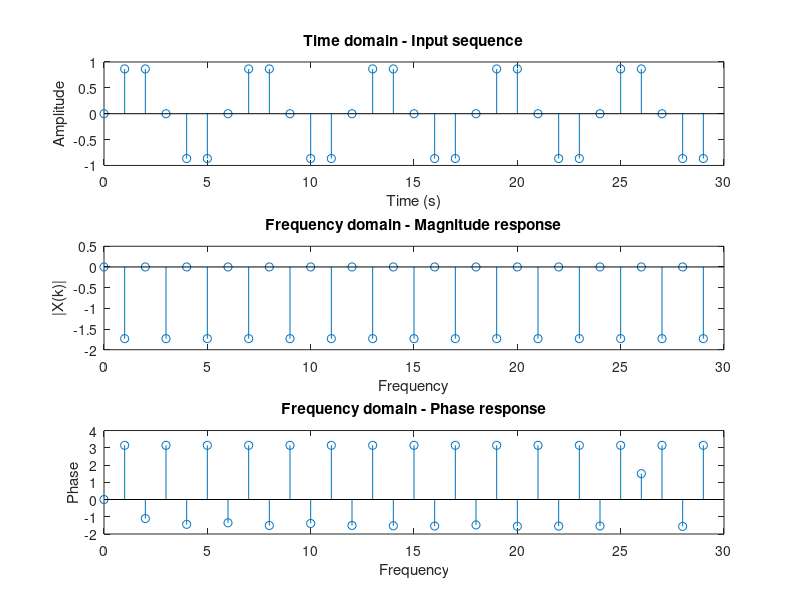
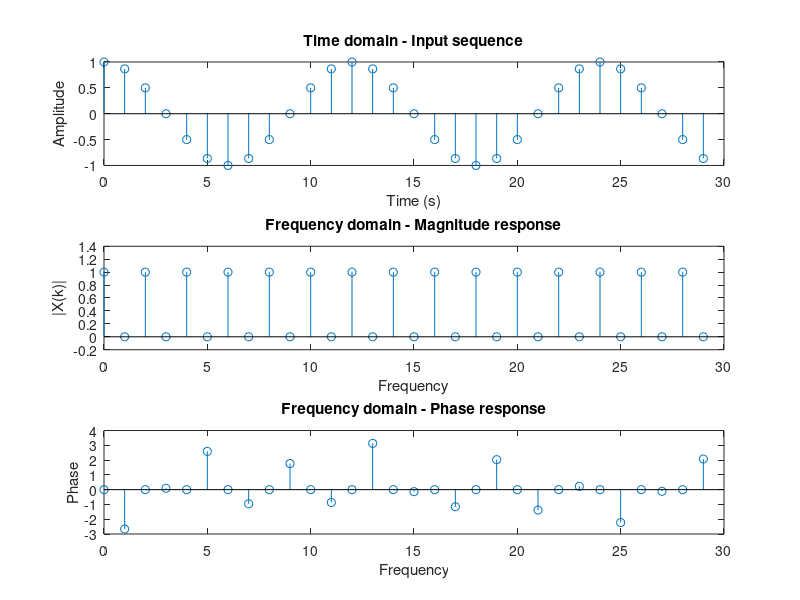
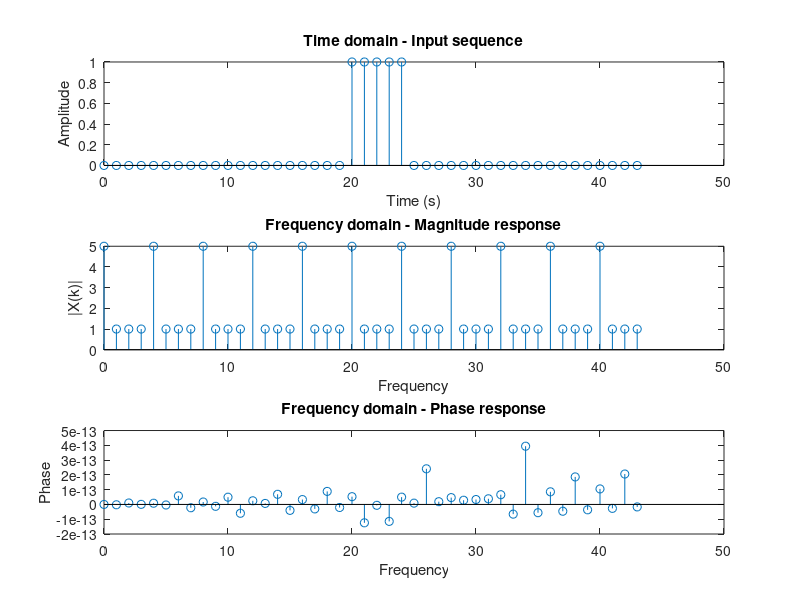
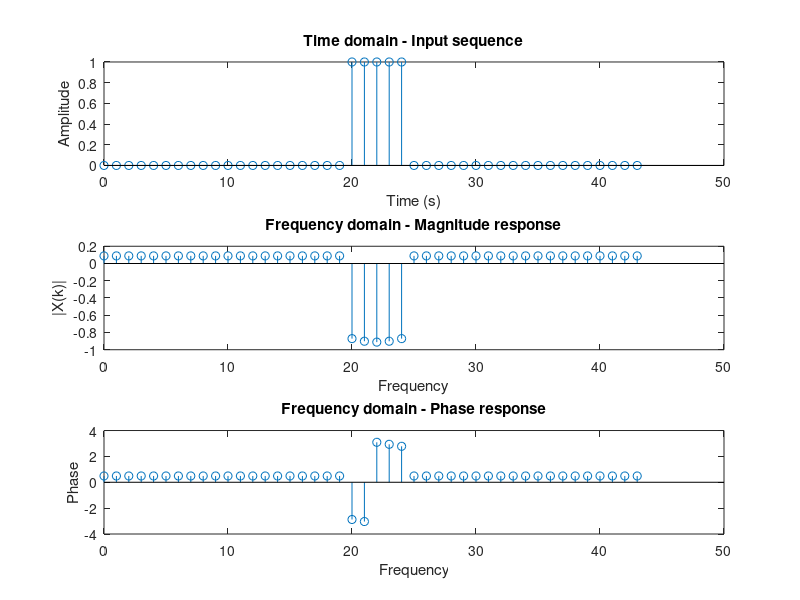

These figures' MATLAB source, in order: (Note: this script raises an error after producing the figures.)
close all
%% Question 2: DFT of important functions
   Fs = 60;                   % samples per second
   dt = 1/Fs;                   % seconds per sample
   StopTime = 0.5;             % seconds
   tw = (0:dt:StopTime-dt)';     % seconds
                  
% 1
fc=10 ;
x=sin(2*pi*fc*tw);
N = length(x);
X = zeros(N,1);
for k = 0:N-1
    for n = 0:N-1
        X(k+1) = X(k+1) + x(n+1)*exp(-j*pi/2*n*k);
    end
end
figure
t = 0:N-1
subplot(311)
stem(t,x);
xlabel('Time (s)');
ylabel('Amplitude');
title('Time domain - Input sequence')

subplot(312)
stem(t,X)
xlabel('Frequency');
ylabel('|X(k)|');
title('Frequency domain - Magnitude response')

subplot(313)
stem(t,angle(X))
xlabel('Frequency');
ylabel('Phase');
title('Frequency domain - Phase response')

% 2
fc=5 ;
x=cos(2*pi*fc*tw);
N = length(x);
X = zeros(N,1);
for k = 0:N-1
    for n = 0:N-1
        X(k+1) = X(k+1) + x(n+1)*exp(-1i*pi/2*n*k);
    end
end
figure
t = 0:N-1
subplot(311)
stem(t,x);
xlabel('Time (s)');
ylabel('Amplitude');
title('Time domain - Input sequence')

subplot(312)
stem(t,X)
xlabel('Frequency');
ylabel('|X(k)|');
title('Frequency domain - Magnitude response')

subplot(313)
stem(t,angle(X))
xlabel('Frequency');
ylabel('Phase');
title('Frequency domain - Phase response')

% 3
x=[ zeros(1,20) ones(1,5) zeros(1,19)];
N = length(x);
X = zeros(N,1);
for k = 0:N-1
    for n = 0:N-1
        X(k+1) = X(k+1) + x(n+1)*exp(-1i*pi/2*n*k);
    end
end
figure
t = 0:N-1
subplot(311)
stem(t,x);
xlabel('Time (s)');
ylabel('Amplitude');
title('Time domain - Input sequence')

subplot(312)
stem(t,X)
xlabel('Frequency');
ylabel('|X(k)|');
title('Frequency domain - Magnitude response')

subplot(313)
stem(t,angle(X))
xlabel('Frequency');
ylabel('Phase');
title('Frequency domain - Phase response')

%4
x=[ zeros(1,20) ones(1,5) zeros(1,19)];
N = length(x);
X = zeros(N,1);
for n = 0:N-1
    for k = 0:N-1
        X(k+1) = X(n+1) + x(k+1)*exp(2*i*pi*n*k/N);
    end
end
figure
t = 0:N-1
subplot(311)
stem(t,x);
xlabel('Time (s)');
ylabel('Amplitude');
title('Time domain - Input sequence')

subplot(312)
stem(t,X)
xlabel('Frequency');
ylabel('|X(k)|');
title('Frequency domain - Magnitude response')

subplot(313)
stem(t,angle(X))
xlabel('Frequency');
ylabel('Phase');
title('Frequency domain - Phase response')

%% Question 3: Modulation in time and frequency
%3&4
x=[0 0 0 1 2 3 4 3 2 1 0 0];
K=length(x)-2;
y = circshift(x,K);
N = length(x);
X = zeros(N,1);
Y = zeros(N,1);
for k = 0:N-1
    for n = 0:N-1
        X(k+1) = X(k+1) + x(n+1)*exp(-1i*pi/2*n*k);
        Y(k+1) = Y(k+1) + y(n+1)*exp(-1i*pi/2*n*k);
    end
end
figure
t = 0:N-1;
subplot(121)
stem(t,x);
xlabel('Time (s)');
ylabel('Amplitude');
title('Time domain - x')
subplot(122)
stem(t,y);
xlabel('Time (s)');
ylabel('Amplitude');
title('Time domain - shift x')

%5

fft_a = fft(X); 
fft_a = fft_a(2:end); %drop the first point
angle_a = angle(fft_a); %angle() the result
fft_b = fft(Y); 
fft_b = fft_b(2:end); %drop the first point
angle_b = angle(fft_b); %angle() the result
phase_shift = abs(angle_a - angle_b);
ver=phase_shift;
e=exp(1);
for m=1:(N-1)
ver = e^(2*pi*K*m/N);
end

%% Question 4:  DFT in action
[x,fs]=auread('bluewhale.au');

figure
plot(x)
xlabel('Sample Number')
ylabel('Amplitude')
title('Blue Whale Call')
ind1=23912; ind2=37204; %chosen manually

moan=x(ind1:ind2);  
N = length(moan);
X = zeros(N,1);
for n = 0:N-1
    for k = 0:N-1
        X(k+1) = X(n+1) + moan(k+1)*exp(2*i*pi*n*k/N);
    end
end
figure
t = 0:N-1
subplot(311)
plot(t,moan);
xlabel('Time (s)');
ylabel('Amplitude');
title('Time domain - Input sequence')

subplot(312)
plot(t,X)
xlabel('Frequency');
ylabel('|X(k)|');
title('Frequency domain - Magnitude response')

subplot(313)
plot(t,angle(X))
xlabel('Frequency');
ylabel('Phase');
title('Frequency domain - Phase response')

trill=x((0.6*10^4):(1.3*10^4));
trill_dft=fft(trill);
N=length(trill);


[S,F,T]=spectrogram(y, 128, 120, 256, Fs);
spectrogram(y, 128, 120, 256, Fs)
abs_trill_vec=abs(trill_dft);
max_val_trill=max(abs_trill_vec);
ind_max_trill=find(abs_trill_vec==max_val_trill);
freq_trill=4000/N;


%%Q5

%q5
figure
plot(t,d)
a=fft(d);
N=length(d);
figure
plot(abs(a(1:(N/2))))
set(gca,'YLim',[0 2000])
set(gca,'XLim',[0 2000])

abs_vec=abs(a);
sorted_a=sort(abs_vec);
max_val=sorted_a(299999:300000);
max_ind=find(abs_vec==max_val(1));
max_ind(3)=find(abs_vec==max_val(2));
%fs=30,000 hz, t=10 sec
freq=30000/10;

%calculate the max val. then find, and calc the freq jumps

low_pass300=a;
low_pass300(1:3000)=[];
inverse_low_pass=ifft(low_pass300);
N=length(inverse_low_pass);
figure
plot(abs(inverse_low_pass(1:(N/2))))
d2 = d-(-0.1);%d2 is the same length of d
 
S = [0 d2(1:end-1).*d2(2:end)];
indx = find(S < 0 & d2 < 0 );
wv=[];
for i=1:length(indx)
    wv(end+1,:) = d2(indx(i)-26:indx(i)+24);
end

%r=wv';
figure
plot(wv')

%% Question 6: Convolution
x = round(rand(1,30));
%a
y= [0.2 0.2 0.2 0.2 0.2 zeros(1,25)];
y=(smooth(x,5))';
h=zeros(length(y),length(y));
for ii=1:length(y)
   h(:,ii)=circshift(y',ii-1);  
end
h2=x*h/5;
h3=h*h;
%b
c=[zeros(1,26) 1  0 0 0];
for ii=1:length(c)
   h(:,ii)=circshift(c',ii-1); 
end
c2=x*h;

%c


%d
d=smooth(x,10);
d2=smooth(smooth(x,5),5) ;
